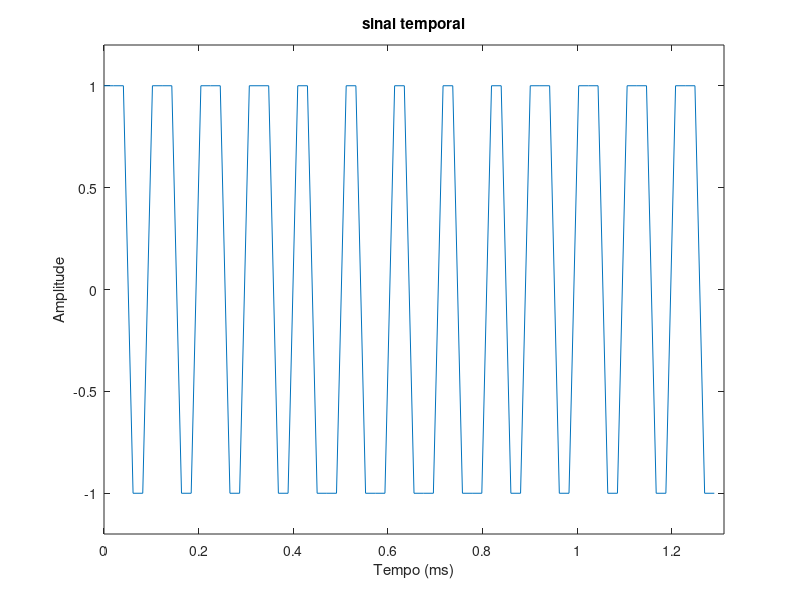
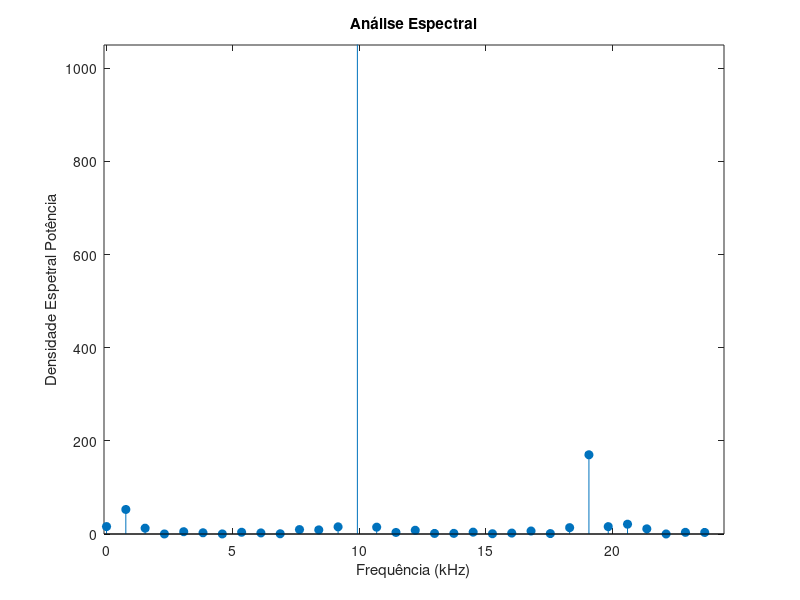

Write MATLAB code to recreate these figures, in order.
%
% Processamento Digital de Sinal
% EEC0026            2018/2019
% Semana 10
% AJF/SRC
%

FS=48828.125;
N=64; N2=N/2;
n=[0:N-1];

for freq=3000:25:10000,
    %% x=sin(2*pi*freq*n/FS);
    %% x=sawtooth(2*pi*freq*n/FS);
    x=square(2*pi*freq*n/FS);

    X=fft(x);
    MAG=X.*conj(X);

    figure(1);
    plot(n/FS*1000,x)
    axis([0 N/FS*1000 -1.2 1.2]);
    title('sinal temporal');
    xlabel('Tempo (ms)');
    ylabel('Amplitude');

    figure(2)
    stem([0:N2-1]*FS/N/1000, MAG(1:N2),'filled');
    axis([-0.1 N2*FS/N/1000 0 1050]);
    title('Análise Espectral');
    xlabel('Frequência (kHz)');
    ylabel('Densidade Espetral Potência');

%     stem([0:N2-1]*FS/N/1000, 10*log10(1+MAG(1:N2)),'filled');
%     axis([0 N2*FS/N/1000 0 35]);
%     title('Análise Espectral');
%     xlabel('Frequência (kHz)');
%     ylabel('Densidade Espetral Potência (dB)');

    pause;
end
